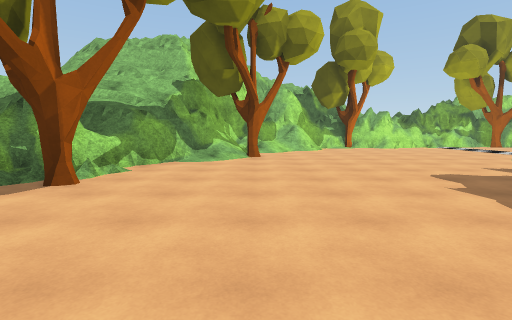
[1] (above)

24 first-person views from a walk through a Unity game level. The camera is 1.5 m above the floor, tilts 6° down and sees 85° across. The floor is counted in squares, 2 m on a side. Each view is taken from the middle of a square. On the plan, view 1 faces up. The plan holds only what a view shows up to about 10 squares ahead; the rest is blank. The place goes on beyond the plan. The player is left out. Surface patterns are stand-ins for the level's own textures.

[2]
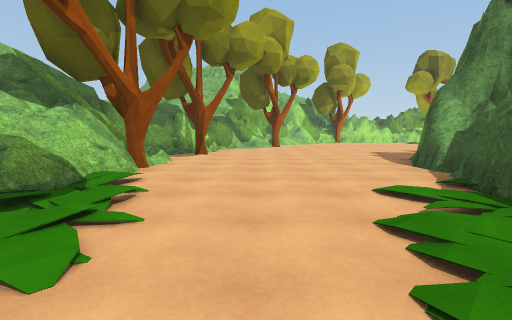

[3]
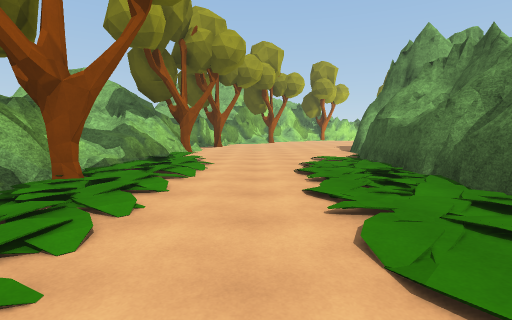

[4]
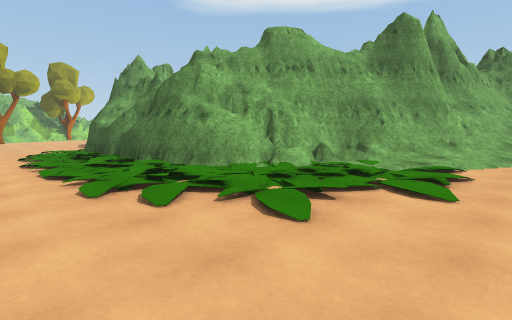

[5]
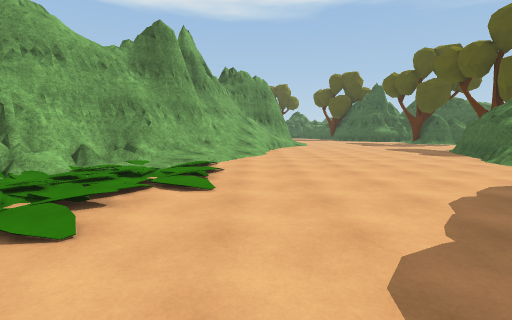

[6]
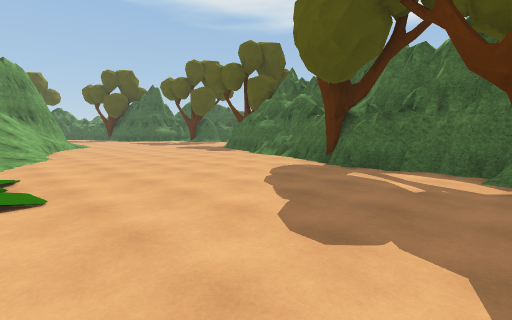

[7]
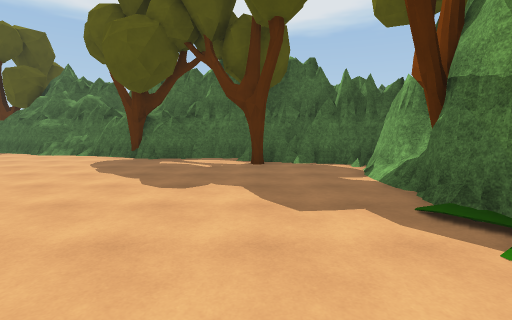

[8]
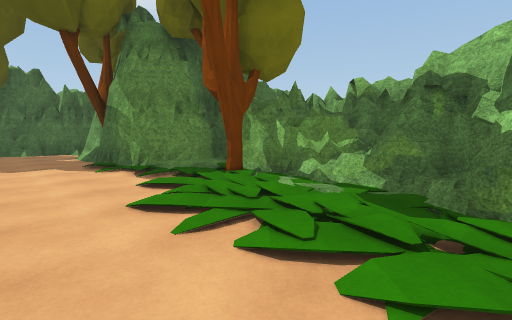

[9]
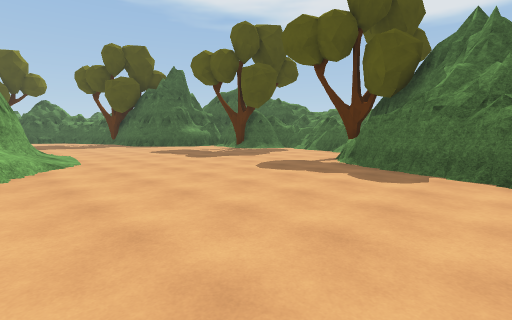

[10]
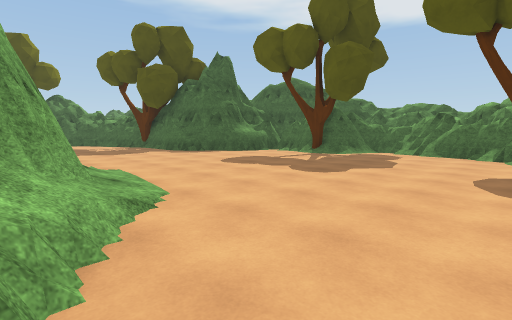

[11]
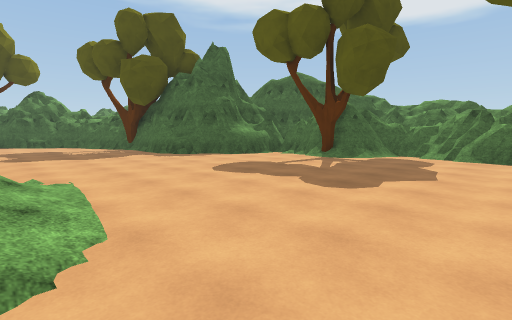

[12]
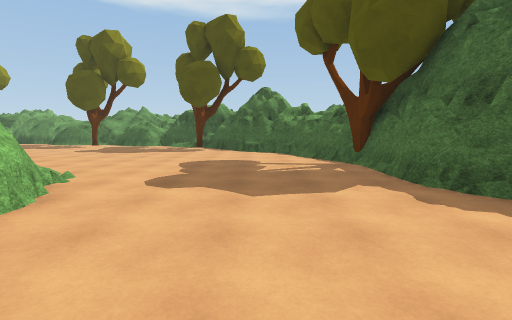

[13]
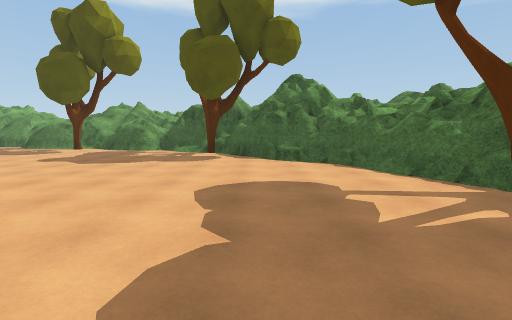

[14]
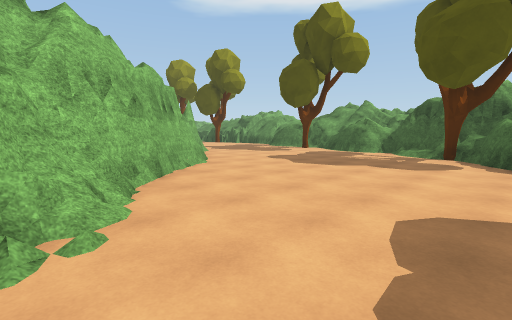

[15]
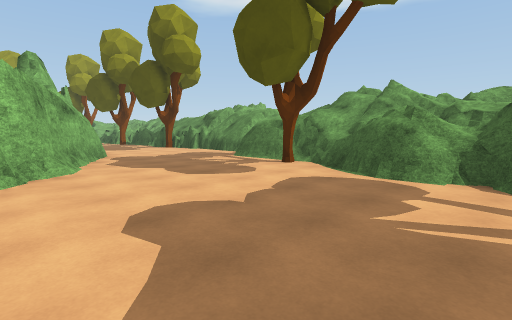

[16]
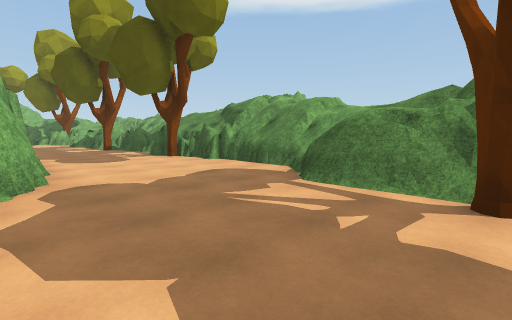

[17]
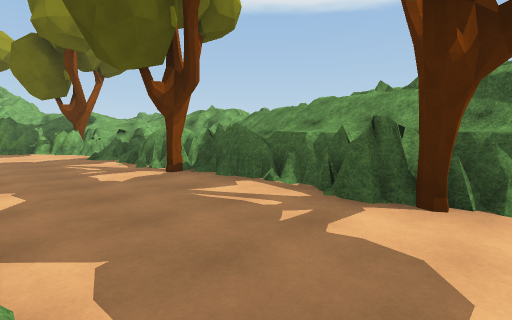

[18]
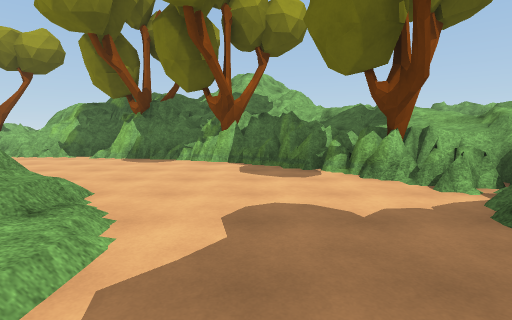

[19]
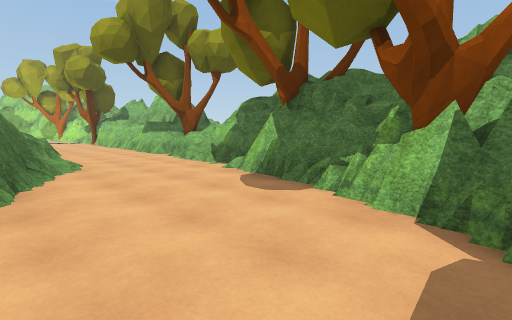

[20]
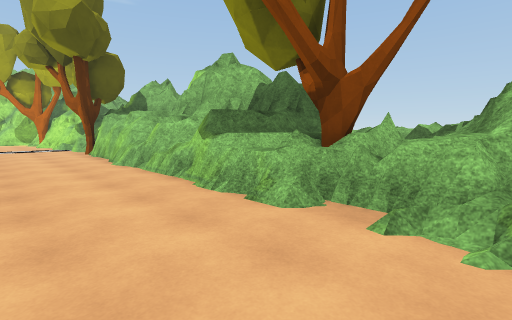

[21]
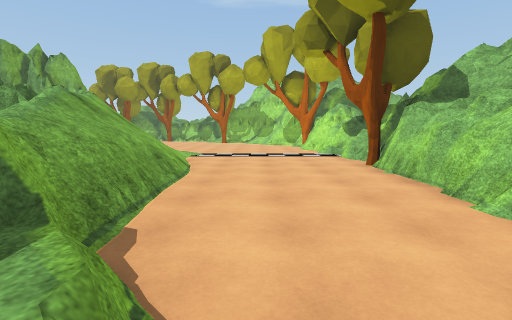

[22]
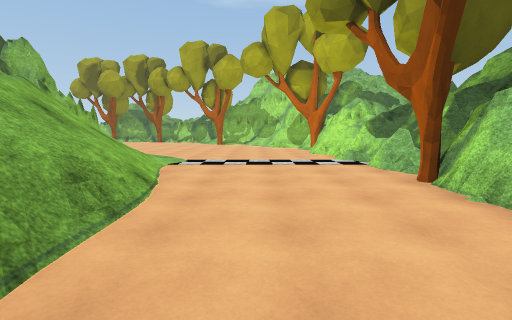

[23]
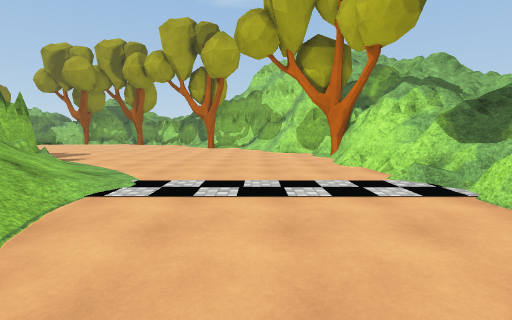

[24]
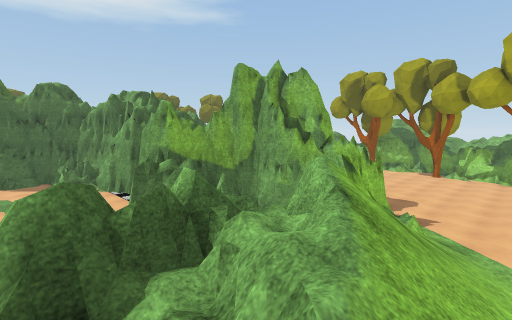

### Floor plan
Key: @ floor where view 1 was taken; # wall or solid block; . main floor; : floor 0.25 m higher than the main floor; / step, stairs or slope; = window, fence, low wall or low ledge; ^ raised ledge; v drop or lower ground; T tree; P plant.
Columns run from 5 left of view 1 to 34 right of it. Each row starts with its distance up from view 1.
 15                        ###
 14               #        ^T##
 13         ########T######^^=####
 12        ##T##...........==.==.#T###
 11        =.......................=T####
 10     ##/...........................####
  9     #/.............//=#####/.......#T#
  8    ##T.......////////     ###^......=#
  7   ##........///////v          ##....#
  6   #........//////=v             /...==##
  5  ##......./=  vvv=              /...=
  4  #T.......##                     ...##
  3  #.......  ##                    ...T##
  2  #......#   #v                   ...##
  1  #T.....#   ##vv                 ...=#
  0  #...@..#   ##=                  ....#
 -1 ##P....##    #v                 #...T#
 -2 ##....P#     #v  v               ....#
 -3 #^P..PP#     #v vv               ....#
 -4 #/P...P#     #.vv               #....#
 -5 #PPP.PP#       vvv             ##....#
 -6 #/P..P.#        v              #.....#
 -7 #PP..PP#                      ##....##
 -8 #/.P.PP###                   ##.....##
 -9 #P....P.=###                 #.....T#
-10 #.....PPPP/#^^              ##......#
-11 ##P...PPPP://#^=^         ###......##
-12 ###.....P../////=^       ##/.......##
-13  ##........../////^      #/........#
-14  #T.............//##    ##........T#
-15  ##.............../##  ..........###
-16  #..T...........................##
-17  ####..........................##
-18    ####T#.....................##
-19         ####................T###
-20           ####..........######
-21              ##........##
-22                T....T..#
-23                #/...####
-24                ######

Positions as (right, up) in squares from view 1, and headings:
1: (0, 0), facing up
2: (-1, -5), facing up
3: (-1, -9), facing up
4: (-1, -13), facing up-right
5: (-1, -13), facing right
6: (-1, -12), facing down-right
7: (-1, -10), facing down
8: (-1, -6), facing down-left
9: (6, -14), facing down-right
10: (10, -14), facing down-right
11: (11, -15), facing down-right
12: (16, -17), facing right
13: (19, -16), facing right
14: (20, -16), facing up-right
15: (25, -13), facing up-right
16: (27, -9), facing up-right
17: (28, -2), facing up-right
18: (28, 4), facing up
19: (28, 8), facing up-left
20: (21, 10), facing up-left
21: (17, 10), facing left
22: (15, 10), facing left
23: (12, 10), facing left
24: (12, 7), facing down-left
